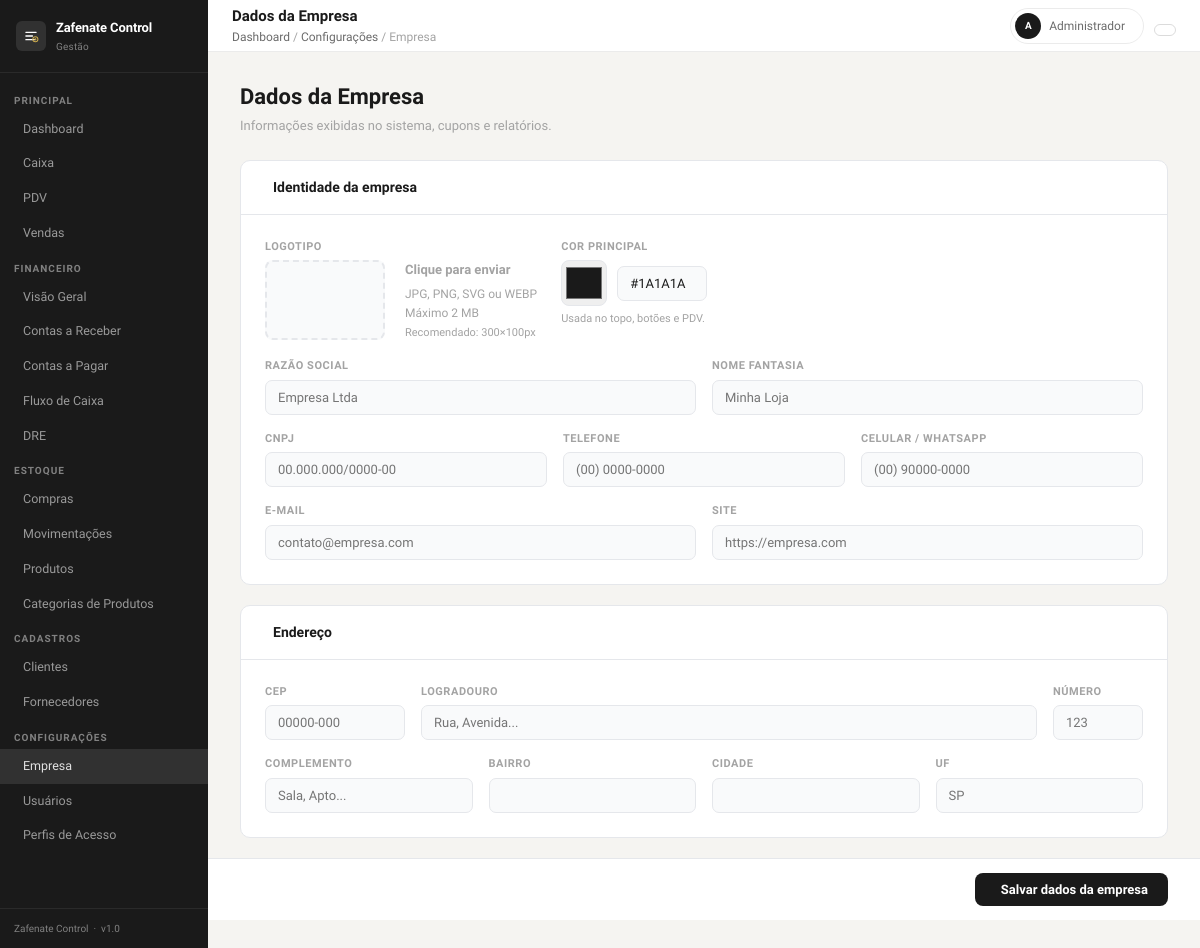
Before: /config/empresa (signed in) with the older database file.
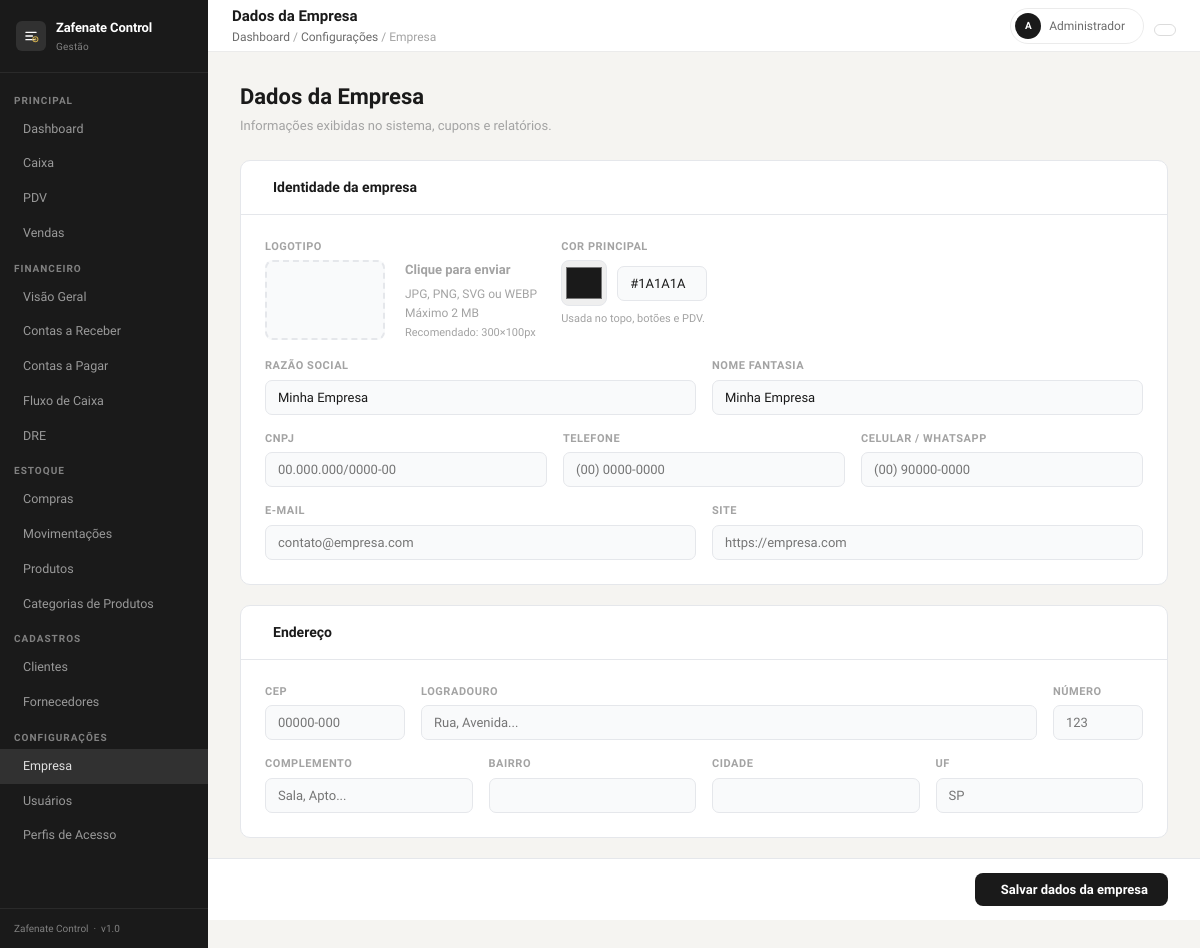
After: the same page with the newer database file.
### tables this page shows
CREATE TABLE IF NOT EXISTS config_empresa (
    id            INT UNSIGNED AUTO_INCREMENT PRIMARY KEY,
    razao_social  VARCHAR(150) NULL,
    nome_fantasia VARCHAR(150) NULL,
    cnpj          VARCHAR(18)  NULL,
    telefone      VARCHAR(20)  NULL,
    celular       VARCHAR(20)  NULL,
    email         VARCHAR(100) NULL,
    site          VARCHAR(150) NULL,
    cep           VARCHAR(9)   NULL,
    logradouro    VARCHAR(150) NULL,
    numero        VARCHAR(10)  NULL,
    complemento   VARCHAR(100) NULL,
    bairro        VARCHAR(80)  NULL,
    cidade        VARCHAR(80)  NULL,
    uf            CHAR(2)      NULL,
    logo          VARCHAR(200) NULL,
    cor_primaria  VARCHAR(7)   NOT NULL DEFAULT '#1A1A1A',
    atualizado_em DATETIME     NOT NULL DEFAULT CURRENT_TIMESTAMP ON UPDATE CURRENT_TIMESTAMP
);

### app/views/config/empresa.php (the view, shortened to what the changed rows need)
<?php require VIEW_PATH . '/layouts/header.php'; ?>
<div class="zf-layout">
    <?php require VIEW_PATH . '/layouts/sidebar.php'; ?>
    <div class="zf-main">
        <?php require VIEW_PATH . '/layouts/navbar.php'; ?>
        <div class="zf-content cfg-page">
            <div style="margin-bottom:24px;">
                <h1 style="font-size:22px;font-weight:600;margin:0 0 3px;">Dados da Empresa</h1>
                <p style="font-size:13px;color:var(--text-tertiary);margin:0;">Informações exibidas no sistema, cupons e relatórios.</p>
            </div>
            <form method="POST" action="/config/empresa" enctype="multipart/form-data">
                <div class="cfg-section">
                    <div class="cfg-section-head">
                        <span class="cfg-section-head-title">Identidade da empresa</span>
                    </div>
                    <div class="cfg-section-body" style="display:flex;flex-direction:column;gap:16px;">
                        <div style="display:flex;gap:24px;flex-wrap:wrap;align-items:flex-start;">
                            <div class="cfg-field" style="flex:0 0 auto;">
                                <label>Logotipo</label>
                                <div class="logo-preview-wrap">
                                    <div class="logo-preview-box" onclick="document.getElementById('inp-logo').click()">
                                    </div>
                                    <div class="logo-upload-info">
                                        <strong>Clique para enviar</strong>
                                        JPG, PNG, SVG ou WEBP<br>
                                        Máximo 2 MB<br>
                                        <span style="font-size:11px;">Recomendado: 300×100px</span>
                                    </div>
                                </div>
                            </div>
                            <div class="cfg-field" style="flex:0 0 auto;">
                                <label>Cor principal</label>
                                <div class="color-wrap">
                                    <input type="color" id="color-picker" value="<?= e($empresa['cor_primaria'] ?? '#1A1A1A') ?>"
                                        oninput="document.getElementById('color-hex').value=this.value"
                                        class="color-swatch" style="padding:2px;width:46px;height:46px;">
                                    <input type="text" id="color-hex" name="cor_primaria"
                                        value="<?= e($empresa['cor_primaria'] ?? '#1A1A1A') ?>"
                                        class="cfg-input color-hex"
                                        oninput="syncColor(this.value)"
                                        placeholder="#1A1A1A" maxlength="7">
                                </div>
                                <span style="font-size:11px;color:var(--text-tertiary);">Usada no topo, botões e PDV.</span>
                            </div>
                        </div>
                        <div class="cfg-grid-2">
                            <div class="cfg-field">
                                <label>Razão Social</label>
                                <input class="cfg-input" type="text" name="razao_social"
                                    value="<?= e($empresa['razao_social'] ?? '') ?>" placeholder="Empresa Ltda">
                            </div>
                            <div class="cfg-field">
                                <label>Nome Fantasia</label>
                                <input class="cfg-input" type="text" name="nome_fantasia"
                                    value="<?= e($empresa['nome_fantasia'] ?? '') ?>" placeholder="Minha Loja">
                            </div>
                        </div>
                        <div class="cfg-grid-3">
                            <div class="cfg-field">
                                <label>CNPJ</label>
                                <input class="cfg-input" type="text" name="cnpj" id="cnpj"
                                    value="<?= e($empresa['cnpj'] ?? '') ?>" placeholder="00.000.000/0000-00" maxlength="18">
                            </div>
                            <div class="cfg-field">
                                <label>Telefone</label>
                                <input class="cfg-input" type="text" name="telefone"
                                    value="<?= e($empresa['telefone'] ?? '') ?>" placeholder="(00) 0000-0000">
                            </div>
                            <div class="cfg-field">
                                <label>Celular / WhatsApp</label>
                                <input class="cfg-input" type="text" name="celular"
                                    value="<?= e($empresa['celular'] ?? '') ?>" placeholder="(00) 90000-0000">
                            </div>
                        </div>
                        <div class="cfg-grid-2">
                            <div class="cfg-field">
                                <label>E-mail</label>
                                <input class="cfg-input" type="email" name="email"
                                    value="<?= e($empresa['email'] ?? '') ?>" placeholder="contato@empresa.com">
                            </div>
                            <div class="cfg-field">
                                <label>Site</label>
                                <input class="cfg-input" type="text" name="site"
                                    value="<?= e($empresa['site'] ?? '') ?>" placeholder="https://empresa.com">
                            </div>
                        </div>
                    </div>
                </div>
                <div class="cfg-section">
                    <div class="cfg-section-head">
                        <span class="cfg-section-head-title">Endereço</span>
                    </div>
                    <div class="cfg-section-body" style="display:flex;flex-direction:column;gap:16px;">
                        <div style="display:grid;grid-template-columns:140px 1fr auto;gap:16px;align-items:flex-end;">
                            <div class="cfg-field">
                                <label>CEP</label>
                                <input class="cfg-input" type="text" name="cep" id="cep"
                                    value="<?= e($empresa['cep'] ?? '') ?>" placeholder="00000-000" maxlength="9"
                                    oninput="buscarCep(this.value)">
                            </div>
                            <div class="cfg-field">
                                <label>Logradouro</label>
                                <input class="cfg-input" type="text" name="logradouro" id="logradouro"
                                    value="<?= e($empresa['logradouro'] ?? '') ?>" placeholder="Rua, Avenida...">
                            </div>
                            <div class="cfg-field" style="width:90px;">
                                <label>Número</label>
                                <input class="cfg-input" type="text" name="numero"
                                    value="<?= e($empresa['numero'] ?? '') ?>" placeholder="123">
                            </div>
                        </div>
                        <div class="cfg-grid-4">
                            <div class="cfg-field">
                                <label>Complemento</label>
                                <input class="cfg-input" type="text" name="complemento"
                                    value="<?= e($empresa['complemento'] ?? '') ?>" placeholder="Sala, Apto...">
                            </div>
                            <div class="cfg-field">
                                <label>Bairro</label>
                                <input class="cfg-input" type="text" name="bairro" id="bairro"
                                    value="<?= e($empresa['bairro'] ?? '') ?>">
                            </div>
                            <div class="cfg-field">
                                <label>Cidade</label>
                                <input class="cfg-input" type="text" name="cidade" id="cidade"
                                    value="<?= e($empresa['cidade'] ?? '') ?>">
                            </div>
                            <div class="cfg-field">
                                <label>UF</label>
                                <input class="cfg-input" type="text" name="uf" id="uf"
                                    value="<?= e($empresa['uf'] ?? '') ?>" maxlength="2" placeholder="SP"
                                    style="text-transform:uppercase">
                            </div>
                        </div>
                    </div>
                </div>
                <div class="cfg-form-footer">
                    <button type="submit" class="btn-primary">
                        <i class="ti ti-device-floppy"></i> Salvar dados da empresa
                    </button>
                </div>
            </form>
        </div>
    </div>
</div>
<?php require VIEW_PATH . '/layouts/footer.php'; ?>

### app/core/Router.php (shortened to what the changed rows need)
<?php
class Router
{
    private array  $routes          = [];
    private string $groupPrefix     = '';
    private array  $groupMiddleware = [];
    public function group(array $options, callable $callback): void
    {
        $prevPrefix     = $this->groupPrefix;
        $prevMiddleware = $this->groupMiddleware;
        $this->groupPrefix     .= $options['prefix'] ?? '';
        $this->groupMiddleware  = array_merge($this->groupMiddleware, $options['middleware'] ?? []);
        $this->groupPrefix     = $prevPrefix;
        $this->groupMiddleware = $prevMiddleware;
    }
    private function add(string $method, string $uri, string $action, array $middleware): void
    {
        $this->routes[] = [
            'method'     => $method,
            'pattern'    => $this->uriToPattern($this->groupPrefix . $uri),
            'action'     => $action,
            'middleware' => array_merge($this->groupMiddleware, $middleware),
        ];
    }
    public function dispatch(Request $request): void
    {
        $uri    = $this->normalize($request->uri());
        $method = $request->method();
        foreach ($this->routes as $route) {
            if ($route['method'] !== $method) {
                continue;
            }
            if (!preg_match($route['pattern'], $uri, $matches)) {
                continue;
            }
            $params = array_filter($matches, 'is_string', ARRAY_FILTER_USE_KEY);
            $this->runAction($route['action'], $request, $params);
            return;
        }
    }
    private function runAction(string $action, Request $request, array $params): void
    {
        [$controllerName, $method] = explode('@', $action, 2);
        $controller = new $class();
        $controller->$method($request, ...array_values($params));
    }
    private function uriToPattern(string $uri): string
    {
        $escaped = preg_replace('/\{([a-zA-Z_][a-zA-Z0-9_]*)\}/', '(?P<$1>[^/]+)', $uri);
        return '#^' . $escaped . '$#u';
    }
    private function normalize(string $uri): string
    {
        $clean = '/' . trim($uri, '/');
        return ($clean === '/') ? '/' : rtrim($clean, '/');
    }
}

Changed rows visible on the page:
added config_empresa: cor_primaria "#1a1a1a", cor_primaria "#1A1A1A", razao_social "Minha Empresa", nome_fantasia "Minha Empresa"
Other visible differences:
list line gone: "#1a1a1a #1A1A1A  "
